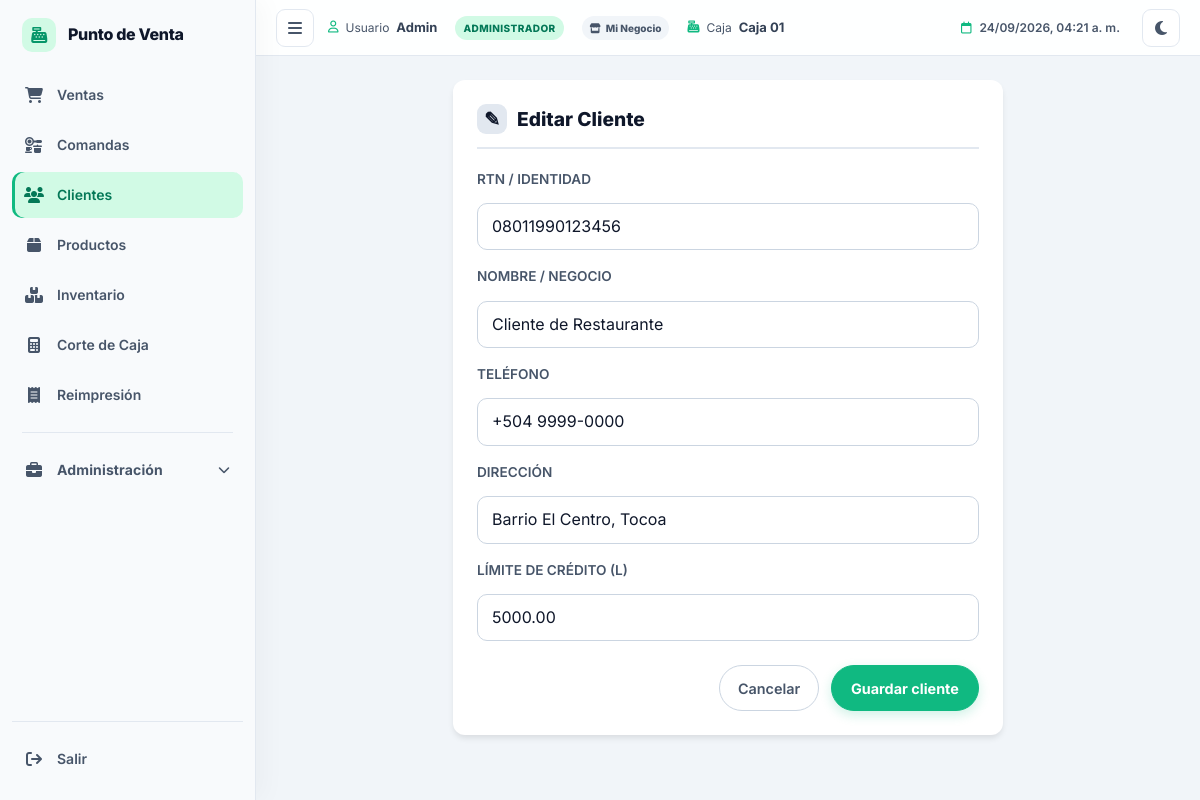
Page /clientes/editar/1 (signed in) on the committed database.
### tables this page shows
CREATE TABLE `clientes` (
  `id` int NOT NULL AUTO_INCREMENT,
  `rtn_identidad` varchar(30) DEFAULT NULL,
  `nombre` varchar(150) NOT NULL,
  `telefono` varchar(30) DEFAULT NULL,
  `direccion` varchar(255) DEFAULT NULL,
  `limite_credito` decimal(10,2) NOT NULL DEFAULT '0.00',
  `saldo_pendiente` decimal(10,2) NOT NULL DEFAULT '0.00',
  `creado_en` datetime NOT NULL DEFAULT CURRENT_TIMESTAMP,
  PRIMARY KEY (`id`),
  UNIQUE KEY `idx_clientes_rtn` (`rtn_identidad`),
  KEY `idx_clientes_nombre` (`nombre`)
);

### app/Controllers/ClientesController.php (called while the page is built, shortened)
<?php
require_once APP_PATH . 'Models' . DIRECTORY_SEPARATOR . 'Cliente.php';
class ClientesController extends Controller
{
    private $modelo;
    public function __construct()
    {
        $this->modelo = new Cliente();
    }
    public function editar($parametros)
    {
        $cliente = $this->modelo->obtenerPorId((int)($parametros['id'] ?? 0));
        require APP_PATH . 'Views/clientes/editar.php';
    }
}

### public/index.php (called while the page is built, shortened)
<?php
require_once CONFIG_PATH . 'database.php';
require_once CORE_PATH . 'Router.php';
$router = new Router();
$router->get('/',      'HomeController@index');
$router->get('/login', 'AuthController@login');
$router->post('/autenticar', 'AuthController@autenticar');
$router->get('/logout', 'AuthController@logout');
$router->post('/cotizaciones/enviar-cocina', 'CotizacionesController@enviarCocina');
$router->get('/cotizaciones/imprimir-comanda/{id}', 'CotizacionesController@imprimirComanda');
$router->post('/cotizaciones/imprimir-comanda/{id}', 'CotizacionesController@imprimirComanda');
$router->get('/cocina', 'CocinaController@index');
$router->post('/cocina/estado-comanda/{id}', 'CocinaController@cambiarEstadoComanda');
$router->post('/cocina/estado-item/{id}', 'CocinaController@cambiarEstadoItem');
$router->get('/ventas', 'VentasController@index');
$router->post('/ventas/buscar-producto', 'VentasController@buscarProducto');
$router->get('/ventas/buscar-producto',  'VentasController@buscarProducto');
$router->get('/ventas/buscar-productos', 'VentasController@buscarProductosAjax');
    $router->post('/ventas/buscar-productos', 'VentasController@buscarProductosAjax');
    $router->get('/ventas/catalogo', 'VentasController@catalogo');
    $router->get('/ventas/historial-hoy', 'VentasController@historialHoy');
$router->get('/ventas/buscarClientePorRtn', 'VentasController@buscarClientePorRtn');
$router->post('/ventas/buscarClientePorRtn', 'VentasController@buscarClientePorRtn');
$router->get('/ventas/buscar-cliente-por-rtn', 'VentasController@buscarClientePorRtn');
$router->post('/ventas/buscar-cliente-por-rtn', 'VentasController@buscarClientePorRtn');
$router->post('/ventas/guardar', 'VentasController@guardarVenta');
$router->get('/ventas/ticket/{id}', 'VentasController@imprimirTicket');
$router->get('/productos', 'ProductosController@index');
$router->get('/productos/exportar-csv', 'ProductosController@exportarCsv');
$router->get('/productos/crear', 'ProductosController@crear');
$router->post('/productos/guardar', 'ProductosController@guardar');
$router->get('/productos/editar/{id}', 'ProductosController@editar');
$router->post('/productos/actualizar/{id}', 'ProductosController@actualizar');
$router->post('/productos/eliminar/{id}', 'ProductosController@eliminar');
$router->get('/categorias', 'CategoriasController@index');
$router->get('/categorias/crear', 'CategoriasController@crear');
$router->post('/categorias/guardar', 'CategoriasController@guardar');
$router->get('/categorias/editar/{id}', 'CategoriasController@editar');
$router->post('/categorias/actualizar/{id}', 'CategoriasController@actualizar');
$router->post('/categorias/eliminar/{id}', 'CategoriasController@eliminar');
$router->get('/inventario', 'InventarioController@index');
$router->post('/inventario/ajustar', 'InventarioController@ajustar');
$router->get('/inventario/bajo-stock', 'InventarioController@bajoStock');
$router->get('/compras', 'ComprasController@index');
$router->get('/compras/buscar-producto', 'ComprasController@buscarProducto');
$router->get('/compras/buscar-proveedores', 'ComprasController@buscarProveedores');
$router->post('/compras/buscar-proveedores', 'ComprasController@buscarProveedores');
$router->post('/compras/guardar-proveedor-ajax', 'ComprasController@guardarProveedorAjax');
$router->post('/compras/guardar', 'ComprasController@guardar');
$router->post('/compras/anular/{id}', 'ComprasController@anular');
$router->get('/compras/ver/{id}', 'ComprasController@ver');
$router->get('/compras/pagos', 'ComprasController@pagos');
$router->post('/compras/abonar', 'ComprasController@abonar');
$router->get('/proveedores', 'ProveedoresController@index');
$router->get('/proveedores/crear', 'ProveedoresController@crear');
$router->post('/proveedores/guardar', 'ProveedoresController@guardar');
$router->get('/proveedores/editar/{id}', 'ProveedoresController@editar');
$router->post('/proveedores/actualizar/{id}', 'ProveedoresController@actualizar');
$router->post('/proveedores/eliminar/{id}', 'ProveedoresController@eliminar');
$router->get('/clientes', 'ClientesController@index');
$router->post('/clientes/guardar', 'ClientesController@guardar');
$router->post('/clientes/guardar-ajax', 'ClientesController@guardarAjax');
$router->get('/clientes/editar/{id}', 'ClientesController@editar');
$router->post('/clientes/actualizar/{id}', 'ClientesController@actualizar');
$router->get('/clientes/estado-cuenta/{id}', 'ClientesController@estadoCuenta');
$router->post('/clientes/abonar', 'ClientesController@abonar');
$router->get('/clientes/abono/ticket/{id}', 'ClientesController@imprimirAbono');
$router->get('/clientes/buscar', 'ClientesController@buscar');
$router->get('/caja', 'CajaController@index');
$router->post('/caja/abrir', 'CajaController@abrir');
$router->post('/caja/movimiento', 'CajaController@movimiento');
$router->get('/caja/corte', 'CajaController@corte');
$router->post('/caja/cerrar', 'CajaController@cerrar');
$router->get('/caja/ticket/{id}', 'CajaController@imprimirCorte');
$router->get('/configuracion', 'ConfiguracionController@index');
$router->post('/configuracion/guardar-empresa', 'ConfiguracionController@guardarEmpresa');
$router->get('/usuarios', 'UsuariosController@index');
$router->get('/usuarios/editar/{id}', 'UsuariosController@editar');
$router->post('/usuarios/guardar', 'UsuariosController@guardar');
$router->post('/usuarios/actualizar/{id}', 'UsuariosController@actualizar');
$router->get('/reportes', 'ReportesController@index');
$router->get('/reportes/filtrar', 'ReportesController@index');
$router->get('/reportes/imprimir', 'ReportesController@imprimir');
$router->get('/reportes/exportar', 'ReportesController@exportar');
$router->get('/soporte', 'SoporteController@index');
$router->get('/comprobantes', 'ComprobantesController@index');
$router->get('/comprobantes/imprimir/{id}', 'ComprobantesController@imprimir');
$router->get('/impresora/imprimir-venta/{id}', 'ImpresoraController@imprimirVenta');
$router->post('/impresora/imprimir-venta/{id}', 'ImpresoraController@imprimirVenta');
$router->post('/impresora/probar', 'ImpresoraController@probar');
$router->post('/impresora/escaneo-lan', 'ImpresoraController@escaneoLan');
$router->procesar();

### app/Models/Cliente.php (called while the page is built, shortened)
<?php
class Cliente extends Controller
{
    private $pdo;
    public function __construct()
    {
        $this->pdo = Database::getInstancia()->getConexion();
    }
    public function obtenerPorId($id)
    {
        $stmt = $this->pdo->prepare('SELECT * FROM clientes WHERE id = :id LIMIT 1');
        $stmt->execute([':id' => (int)$id]);
        return $stmt->fetch(PDO::FETCH_ASSOC);
    }
}

### config/database.php (called while the page is built, shortened)
<?php
class Database
{
    private static $instancia = null;
    private $pdo;
    private function __construct()
    {
        $host = getenv('DB_HOST') ?: 'localhost';
        $dbname = getenv('DB_NAME') ?: 'web_pdv_food_db';
        $usuario = getenv('DB_USER') ?: 'root';
        $contrasena = getenv('DB_PASS') ?: '';
        $charset = 'utf8mb4';
        $dsn = "mysql:host=$host;dbname=$dbname;charset=$charset";
        $opciones = [
            PDO::ATTR_ERRMODE            => PDO::ERRMODE_EXCEPTION,
            PDO::ATTR_DEFAULT_FETCH_MODE => PDO::FETCH_ASSOC,
            PDO::ATTR_EMULATE_PREPARES   => false,
        ];
        try {
            $this->pdo = new PDO($dsn, $usuario, $contrasena, $opciones);
        } catch (PDOException $e) {
            die('Error de conexión a la base de datos: ' . $e->getMessage());
        }
    }
    public static function getInstancia()
    {
        if (self::$instancia === null) {
            self::$instancia = new self();
        }
        return self::$instancia;
    }
    public function getConexion()
    {
        return $this->pdo;
    }
}

### app/Views/clientes/formulario.php (the view, shortened to what this page needs)
<?php $esEdicion = isset($cliente['id']); $accion = $esEdicion ? URL_BASE . 'clientes/actualizar/' . (int)$cliente['id'] : URL_BASE . 'clientes/guardar'; ?>
<form method="POST" action="<?php echo $accion; ?>" class="form-grid cliente-formulario">
	<div class="campo form-group"><label for="cliente-rtn">RTN / Identidad</label><input id="cliente-rtn" name="rtn_identidad" maxlength="30" value="<?php echo htmlspecialchars($cliente['rtn_identidad'] ?? ''); ?>"></div>
	<div class="campo campo-ancho form-group"><label for="cliente-nombre">Nombre / Negocio</label><input id="cliente-nombre" name="nombre" maxlength="150" required value="<?php echo htmlspecialchars($cliente['nombre'] ?? ''); ?>"></div>
	<div class="campo form-group"><label for="cliente-telefono">Teléfono</label><input id="cliente-telefono" name="telefono" maxlength="30" value="<?php echo htmlspecialchars($cliente['telefono'] ?? ''); ?>"></div>
	<div class="campo campo-ancho form-group"><label for="cliente-direccion">Dirección</label><input id="cliente-direccion" name="direccion" maxlength="255" value="<?php echo htmlspecialchars($cliente['direccion'] ?? ''); ?>"></div>
	<div class="campo form-group"><label for="cliente-limite">Límite de crédito (L)</label><input id="cliente-limite" name="limite_credito" type="number" min="0" step="0.01" value="<?php echo htmlspecialchars($cliente['limite_credito'] ?? '0.00'); ?>"></div>
	<div class="form-acciones"><a class="btn btn-secondary" href="<?php echo URL_BASE; ?>clientes">Cancelar</a><button class="btn btn-success" type="submit">Guardar cliente</button></div>
</form>

### core/Router.php (shortened to what this page needs)
<?php
class Router
{
    private $rutasGet = [];
    private $rutasPost = [];
    public function get($ruta, $controladorMetodo)
    {
        $this->rutasGet[$ruta] = $controladorMetodo;
    }
    public function post($ruta, $controladorMetodo)
    {
        $this->rutasPost[$ruta] = $controladorMetodo;
    }
    public function procesar()
    {
        $metodo = $_SERVER['REQUEST_METHOD'];
        $url = isset($_GET['url']) ? rtrim($_GET['url'], '/') : '/';
        $rutas = $metodo === 'GET' ? $this->rutasGet : $this->rutasPost;
        foreach ($rutas as $ruta => $controladorMetodo) {
            $parametros = $this->coincidirRuta($ruta, $url);
            if ($parametros !== false) {
                $this->invocarControlador($controladorMetodo, $parametros);
                return;
            }
        }
    }
    private function coincidirRuta($ruta, $url)
    {
        $partesRuta = explode('/', trim($ruta, '/'));
        $partesUrl = explode('/', trim($url, '/'));
        if (count($partesRuta) !== count($partesUrl)) {
            return false;
        }
        $parametros = [];
        for ($i = 0; $i < count($partesRuta); $i++) {
            if (strpos($partesRuta[$i], '{') === 0 && strpos($partesRuta[$i], '}') === strlen($partesRuta[$i]) - 1) {
                $nombreParametro = trim($partesRuta[$i], '{}');
                $parametros[$nombreParametro] = $partesUrl[$i];
            } else {
                if ($partesRuta[$i] !== $partesUrl[$i]) {
                    return false;
                }
            }
        }
        return $parametros;
    }
    private function invocarControlador($controladorMetodo, $parametros)
    {
        list($nombreControlador, $nombreMetodo) = explode('@', $controladorMetodo);
        $controlador = new $nombreControlador();
        call_user_func_array([$controlador, $nombreMetodo], [$parametros]);
    }
}

### public/css/estilos.css (style rules this page uses)
:root { --bg-principal: #f1f5f9; --bg-tarjeta: #ffffff; --bg-header: #ffffff; --texto-principal: #0f172a; --texto-secundario: #475569; --texto-mutado: #64748b; --borde: #cbd5e1; --input-bg: #ffffff; --color-primario: #0f172a; --color-primario-claro: #1e293b; --color-primario-oscuro: #0b1120; --color-secundario: #475569; --color-acento: #2563eb; --color-exito: #10b981; --color-advertencia: #f59e0b; --color-peligro: #ef4444; --color-fondo: #f8fafc; --color-fondo-oscuro: #e2e8f0; --color-borde: #cbd5e1; --color-texto: #0f172a; --color-texto-claro: #64748b; --color-blanco: #ffffff; --sombra-suave: 0 4px 6px -1px rgba(15, 23, 42, 0.05); --sombra-media: 0 10px 15px -3px rgba(15, 23, 42, 0.08); --sombra-fuerte: 0 20px 25px -5px rgba(15, 23, 42, 0.12); --radio-pequeno: 8px; --radio-medio: 12px; --radio-grande: 16px; --transicion: all 0.2s ease; }
* { margin: 0; padding: 0; box-sizing: border-box; }
html { font-size: 16px; overflow-y: auto !important; -webkit-font-smoothing: antialiased; -moz-osx-font-smoothing: grayscale; }
body { font-family: -apple-system, BlinkMacSystemFont, 'Segoe UI', Roboto, 'Helvetica Neue', Arial, sans-serif; color: var(--texto-principal); background-color: var(--bg-principal); line-height: 1.6; min-height: 100vh; overflow-y: auto !important; }
.campo { display: flex; flex-direction: column; gap: 0.4rem; }
.campo label { font-size: 0.9rem; font-weight: 600; color: var(--color-secundario); }
.btn { display: inline-flex; align-items: center; gap: 0.4rem; padding: 0.6rem 1.1rem; border: none; border-radius: var(--radio-pequeno); font-size: 0.9rem; font-weight: 600; cursor: pointer; text-decoration: none; transition: var(--transicion); font-family: inherit; }
.form-grid { display: grid; grid-template-columns: repeat(3, 1fr); gap: 1rem; }
.campo-ancho { grid-column: span 2; }
.cliente-formulario { grid-template-columns: repeat(2, minmax(0, 1fr)); gap: 1rem; }
.cliente-formulario .form-group { min-width: 0; }
.cliente-formulario .form-group label { display: block; margin-bottom: 6px; color: var(--pos-text-muted, #475569); font-size: .85rem; font-weight: 600; text-transform: uppercase; }
.cliente-formulario .form-group input[type="text"], .cliente-formulario .form-group input[type="number"], .cliente-formulario .form-group input[type="password"], .cliente-formulario .form-group input[type="email"], .cliente-formulario .form-group input:not([type]), .cliente-formulario .form-group select { width: 100%; padding: 10px 14px; border: 1px solid var(--pos-input-border, #cbd5e1); border-radius: 10px; background-color: var(--pos-input-bg, #ffffff); color: var(--pos-text, #0f172a); font: inherit; outline: none; transition: var(--transicion); min-height: 44px; }
.cliente-formulario .form-acciones { grid-column: 1 / -1; align-items: center; gap: 12px; margin-top: .5rem; }
.cliente-formulario .form-acciones .btn-secondary { padding: .65rem 1.1rem; border: 1px solid var(--pos-input-border, #cbd5e1); border-radius: 999px; background-color: transparent; color: var(--pos-text-muted, #475569); text-decoration: none; font-weight: 600; }
.cliente-formulario .form-acciones .btn-success { padding: .65rem 1.2rem; border: 1px solid #10b981; border-radius: 999px; background-color: #10b981; color: #ffffff; font-weight: 700; box-shadow: 0 4px 12px rgba(16, 185, 129, .2); }
.form-acciones { display: flex; justify-content: flex-end; gap: .7rem; margin-top: 1.5rem; }

### rows in the picture
clientes: rtn_identidad "08011990123456", nombre "Cliente de Restaurante", telefono "+504 9999-0000", direccion "Barrio El Centro, Tocoa", limite_credito "5000.00"
